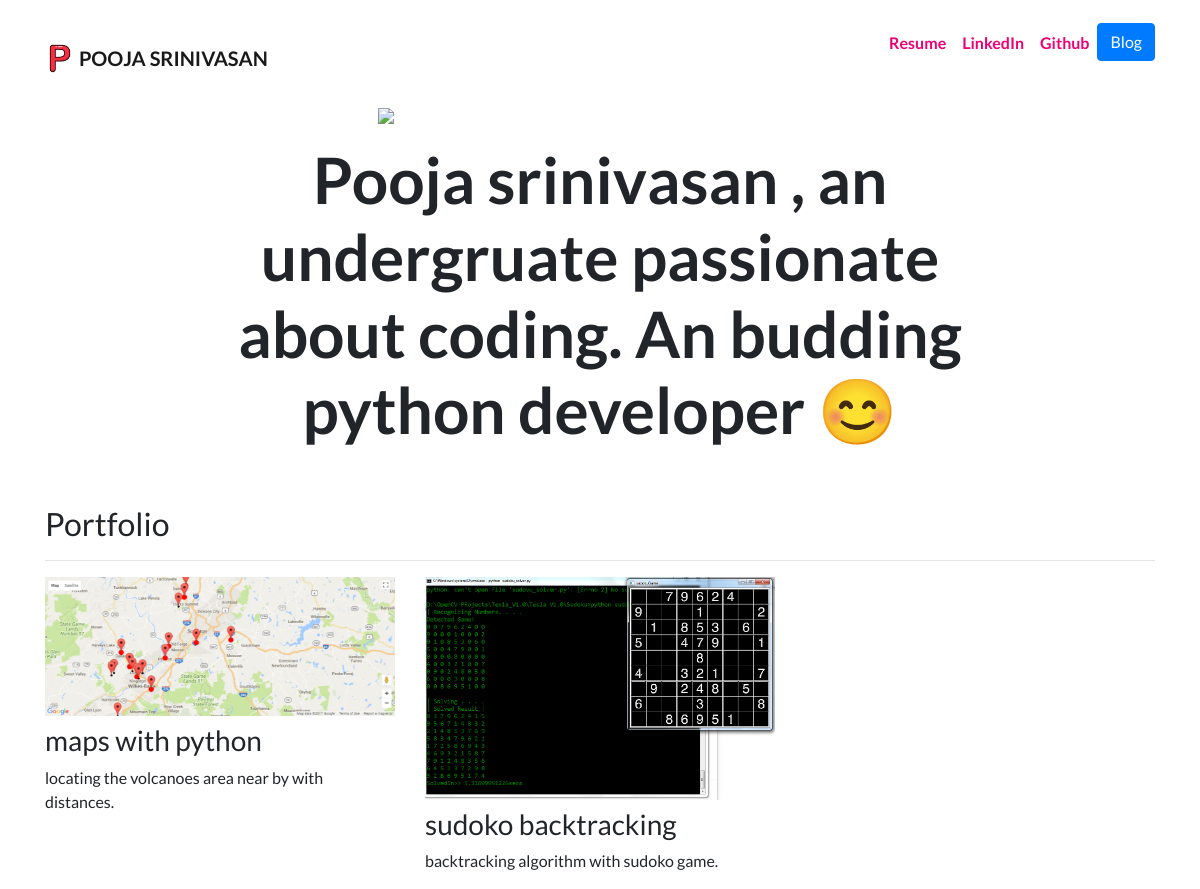
The app's page /, older data.
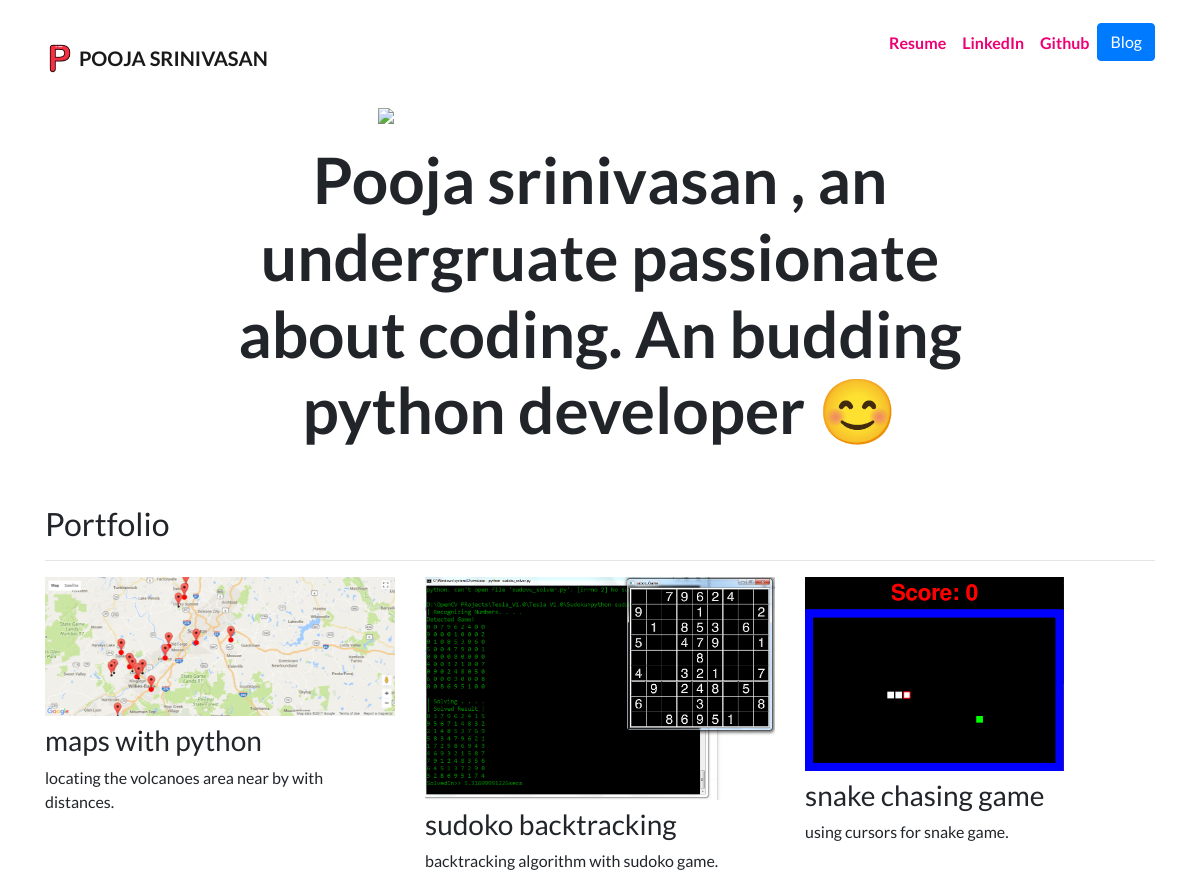
The same page, newer data.
### portfolio_page/models.py (models this page shows, shortened)
class Project(models.Model):
    title = models.CharField(max_length=100)
    description = models.CharField(max_length=250)
    image  = models.ImageField(upload_to='portfolio_page/images/')
    url = models.URLField(blank=True)

### portfolio_page/views.py (the view)
# urls.py: 2. Add a URL to urlpatterns:  path('', views.home, name='home')
def home(request):
    projects = Project.objects.all()
    return render(request, 'portfolio/home.html',{'projects':projects})

### portfolio_page/templates/portfolio/home.html
{% extends "portfolio/base.html" %}
{% load static %}
{% block content %}
<div class="row justify-content-center my-3">
  <div class="col-5">
    <img src="{% static 'portfolio/pooja3.jpg' %}" class="img-fluid">
  </div>
</div>
<div class="row justify-content-center mb-3">
  <div class="col-md-9 text-center">
    <h1 id="hometext" class="font-weight-bold">Pooja srinivasan , an undergruate passionate about coding. An budding python developer  😊</h1>
  </div>
</div>
<h2 class="mt-5">Portfolio</h2>
<hr>
<div class="row">
  {% for project in projects %}
  <div class="col-lg-4 col-md-6">
    {% if project.url %}
    <a href="{{ project.url }}">
      <img src="{{ project.image.url }}" class="img-fluid mb-2">
    </a>
    {% else %}
    <img src="{{ project.image.url }}" class="img-fluid mb-2">
    {% endif %}
    <h3>{{ project.title }}</h3>
    <p>{{ project.description }}</p>
</div>
  {% endfor %}
</div>
{% endblock %}

Row changes from the older to the newer data that the page shows:
added Project: image (picture), title "snake chasing game", description "using cursors for snake game."
